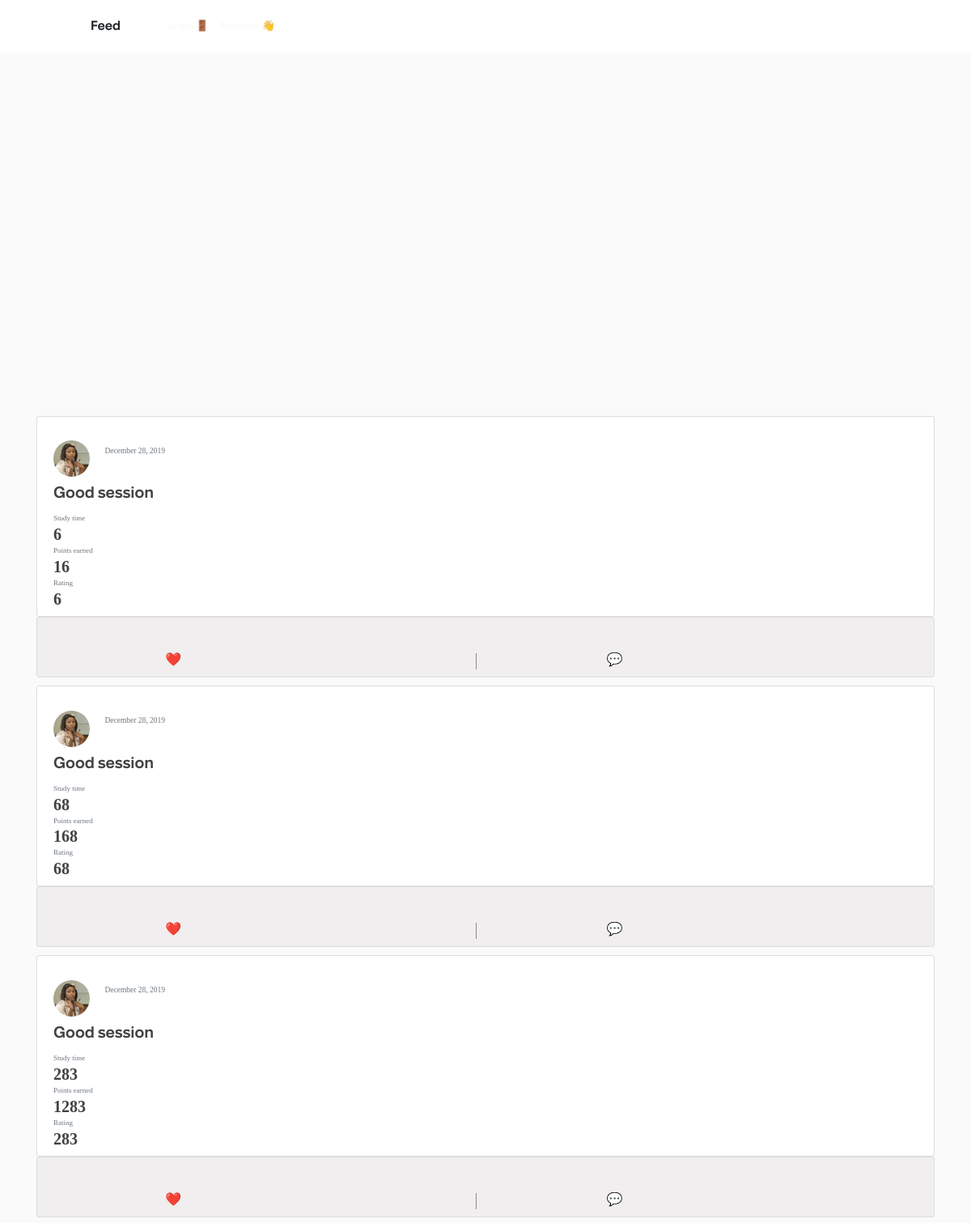
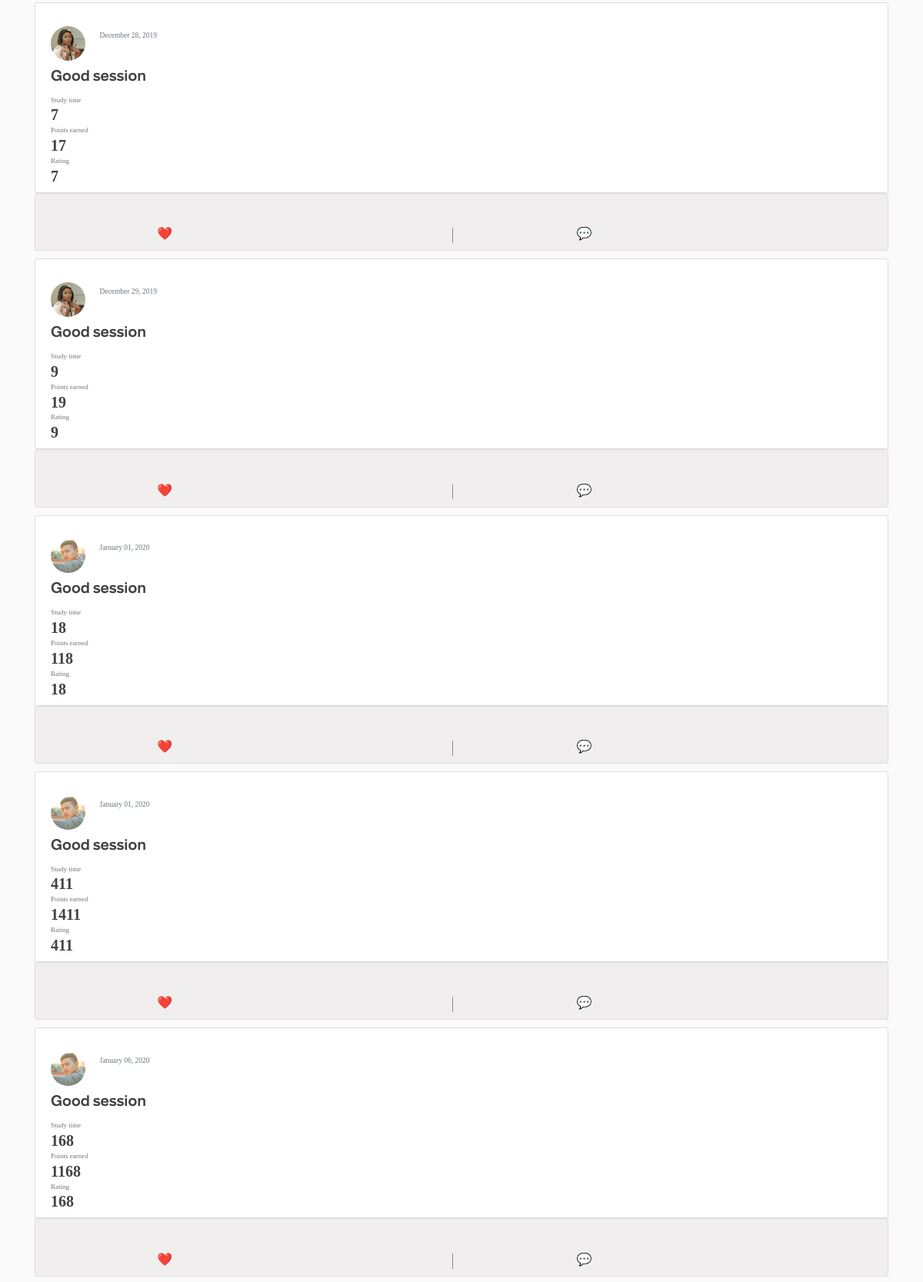
The page /rewards/purchase_rewards/go_home/ (upper part) on the database its author committed (2 pictures, top to bottom).
### blog/models.py (models this page shows, shortened)
class Post(models.Model):
    objects = models.Manager()
    title = "title" #models.CharField(max_length=100)
    time_studied = models.IntegerField(default=20)
    date_posted = models.DateTimeField(default=timezone.now)
    author = models.ForeignKey(User, on_delete=models.CASCADE)

### users/models.py (models this page shows, shortened)
class Profile(models.Model):
    user = models.OneToOneField(User, on_delete=models.CASCADE)
    profile_pictures = [
        "asian_student.jpeg",
        "black_and_white_photo.jpg",
        "college_student.jpeg",
        "girl_looking_sideways.jpg",
        "nerdy_guy.jpg",
        "science_student.jpeg",
        "student_sitting_on_grass.jpg",
    ]
    for i in range(len(profile_pictures)):
        profile_pictures[i] = "potential_pics/" + profile_pictures[i]
    image = models.ImageField(
        default=random.choice(profile_pictures), upload_to="profile_pics"
    )
    wallet_points = models.BigIntegerField(default=0)
    university = models.CharField(default="", max_length=35)
    subject = models.CharField(default="", max_length=35)

### blog/views.py (the view)
# urls.py: path('', PostListView.as_view(), name='blog-home'),
def home(request):
    context = {"posts": Post.objects.all()}
    return render(request, "blog/home.html", context)

### blog/templates/blog/home.html (shortened to what this page needs)
{% extends "blog/base.html" %}
{% block content %}
<head>
</head>
{% for post in posts %}
<article class="media content-section">
  <div style="inline-block;"> <img class="rounded-circle article-img" src="{{ post.author.profile.image.url }}">
    <div style="display:inline-block;">
      <div class="media-body">
        <div class="article-metadata" <small style="font-weight:600" class="text-muted">
          <small class="text-muted">{{ post.date_posted|date:"F d, Y" }}</small>
        </div>
      </div>
    </div>
    <div class="media-body">
      <h2 style="font-size:20px;font-weight:600;"><a class="article-title" href="{% url 'post-detail' post.id %}">Good
          session</a></h2>
      <div>
        <div class="feednotes" id="feednote">
          <p class="text-muted"> Study time </p>
          <p style="font-weight:600;font-size:20px;" class="article-content">{{ post.time_studied }}</p>
        </div style="margin-left:">
        <div class="feednotes" id="feednote">
          <p class="text-muted"> Points earned </p>
          <p style="font-weight:600;font-size:20px;" class="article-content">1{{ post.time_studied }}</p>
        </div>
        <div style="border-width:0" class="feednotes" id="feednote">
          <p class="text-muted">Rating</p>
          <p style="font-weight:600;font-size:20px;" class="article-content">{{ post.time_studied }}</p>
        </div>
      </div>
    </div>
</article>
<div id="likebox" style="margin-top:0px;padding-top:0px;" class="media content-section likebox">
  <div style="width:100%;padding-top:4%;">
    <div class="feednotes likes">
      &nbsp&#10084;&#65039;
    </div>
    <div class="feednotes likes" style="border-width:0px;">
      &nbsp;&#x1F4AC;
    </div>
  </div>
</div>
{% endfor %}
{% endblock content %}

### static/blog/main1.css (style rules this page uses)
body { background: #fafafa; color: #333333; }
h1, h2, h3, h4, h5, h6 { color: #444444; }
.content-section { background: #ffffff; padding: 10px 20px; border: 1px solid #dddddd; border-radius: 3px; }
#likebox { background-color:#eae7e79e; margin-top:0px; padding-top:0px; height: 0.157%; padding: 0px; }
.article-title { color: #424242; font-family: comment; }
.article-content { white-space: pre-line; color: #424242; font-family: number; }
.article-img { height: 45px; width: 45px; margin-right: 16px; }
.article-metadata { padding-bottom: 1px; margin-bottom: 4px; margin-top: 2px; }

### static/css/timernew.css (style rules this page uses)
body { background: #fafafa; color: #333333; margin-top: 5rem; }

### rows shown on the page
Post: author.profile.image (picture), date_posted "December 28, 2019", time_studied "6"
Post: author.profile.image (picture), date_posted "December 28, 2019", time_studied "68"
Post: author.profile.image (picture), date_posted "December 28, 2019", time_studied "283"
Post: author.profile.image (picture), date_posted "December 28, 2019", time_studied "7"
Post: author.profile.image (picture), date_posted "December 29, 2019", time_studied "9"
Post: author.profile.image (picture), date_posted "January 01, 2020", time_studied "18"
Post: author.profile.image (picture), date_posted "January 01, 2020", time_studied "411"
Post: author.profile.image (picture), date_posted "January 06, 2020", time_studied "168"
